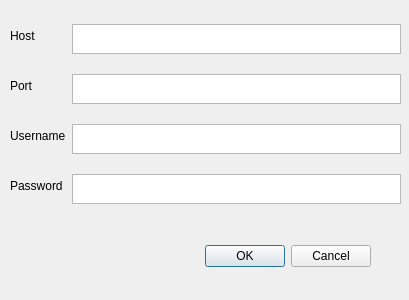
<?xml version="1.0" encoding="UTF-8"?>
<ui version="4.0">
 <class>Dialog</class>
 <widget class="QDialog" name="Dialog">
  <property name="geometry">
   <rect>
    <x>0</x>
    <y>0</y>
    <width>409</width>
    <height>300</height>
   </rect>
  </property>
  <property name="windowTitle">
   <string>Dialog</string>
  </property>
  <widget class="QDialogButtonBox" name="buttonBox">
   <property name="geometry">
    <rect>
     <x>30</x>
     <y>240</y>
     <width>341</width>
     <height>32</height>
    </rect>
   </property>
   <property name="orientation">
    <enum>Qt::Horizontal</enum>
   </property>
   <property name="standardButtons">
    <set>QDialogButtonBox::Cancel|QDialogButtonBox::Ok</set>
   </property>
  </widget>
  <widget class="QWidget" name="formLayoutWidget">
   <property name="geometry">
    <rect>
     <x>10</x>
     <y>10</y>
     <width>391</width>
     <height>211</height>
    </rect>
   </property>
   <layout class="QFormLayout" name="formLayout">
    <property name="sizeConstraint">
     <enum>QLayout::SetMinAndMaxSize</enum>
    </property>
    <property name="fieldGrowthPolicy">
     <enum>QFormLayout::AllNonFixedFieldsGrow</enum>
    </property>
    <property name="rowWrapPolicy">
     <enum>QFormLayout::DontWrapRows</enum>
    </property>
    <property name="verticalSpacing">
     <number>6</number>
    </property>
    <item row="0" column="0">
     <widget class="QLabel" name="label">
      <property name="text">
       <string>Host</string>
      </property>
     </widget>
    </item>
    <item row="1" column="0">
     <widget class="QLabel" name="label_2">
      <property name="text">
       <string>Port</string>
      </property>
     </widget>
    </item>
    <item row="2" column="0">
     <widget class="QLabel" name="label_3">
      <property name="text">
       <string>Username</string>
      </property>
     </widget>
    </item>
    <item row="3" column="0">
     <widget class="QLabel" name="label_4">
      <property name="text">
       <string>Password</string>
      </property>
     </widget>
    </item>
    <item row="1" column="1">
     <widget class="QTextEdit" name="textEdit_4">
      <property name="maximumSize">
       <size>
        <width>16777215</width>
        <height>30</height>
       </size>
      </property>
      <property name="verticalScrollBarPolicy">
       <enum>Qt::ScrollBarAlwaysOff</enum>
      </property>
     </widget>
    </item>
    <item row="2" column="1">
     <widget class="QTextEdit" name="textEdit_3">
      <property name="maximumSize">
       <size>
        <width>16777215</width>
        <height>30</height>
       </size>
      </property>
      <property name="verticalScrollBarPolicy">
       <enum>Qt::ScrollBarAlwaysOff</enum>
      </property>
     </widget>
    </item>
    <item row="3" column="1">
     <widget class="QTextEdit" name="textEdit_2">
      <property name="maximumSize">
       <size>
        <width>16777215</width>
        <height>30</height>
       </size>
      </property>
      <property name="verticalScrollBarPolicy">
       <enum>Qt::ScrollBarAlwaysOff</enum>
      </property>
     </widget>
    </item>
    <item row="0" column="1">
     <widget class="QTextEdit" name="textEdit">
      <property name="maximumSize">
       <size>
        <width>500</width>
        <height>30</height>
       </size>
      </property>
      <property name="verticalScrollBarPolicy">
       <enum>Qt::ScrollBarAlwaysOff</enum>
      </property>
     </widget>
    </item>
   </layout>
  </widget>
 </widget>
 <resources/>
 <connections>
  <connection>
   <sender>buttonBox</sender>
   <signal>accepted()</signal>
   <receiver>Dialog</receiver>
   <slot>accept()</slot>
   <hints>
    <hint type="sourcelabel">
     <x>248</x>
     <y>254</y>
    </hint>
    <hint type="destinationlabel">
     <x>157</x>
     <y>274</y>
    </hint>
   </hints>
  </connection>
  <connection>
   <sender>buttonBox</sender>
   <signal>rejected()</signal>
   <receiver>Dialog</receiver>
   <slot>reject()</slot>
   <hints>
    <hint type="sourcelabel">
     <x>316</x>
     <y>260</y>
    </hint>
    <hint type="destinationlabel">
     <x>286</x>
     <y>274</y>
    </hint>
   </hints>
  </connection>
 </connections>
</ui>
